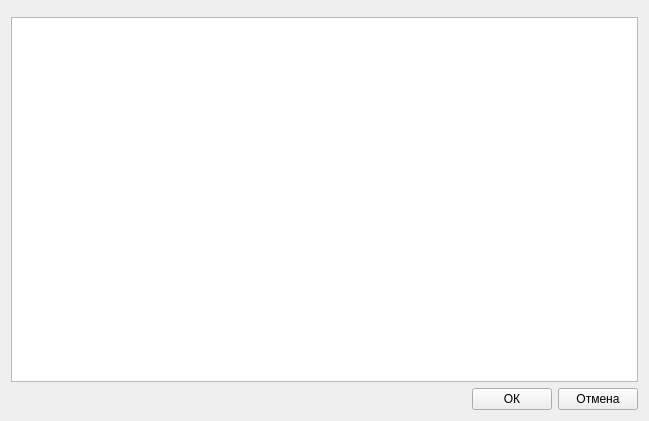
<?xml version="1.0" encoding="UTF-8"?>
<ui version="4.0">
 <class>SymptomPickerDialog</class>
 <widget class="QDialog" name="SymptomPickerDialog">
  <property name="geometry">
   <rect>
    <x>0</x>
    <y>0</y>
    <width>649</width>
    <height>421</height>
   </rect>
  </property>
  <property name="windowTitle">
   <string>Выбор симптома</string>
  </property>
  <layout class="QVBoxLayout" name="verticalLayout">
   <item>
    <widget class="SearchWidget" name="m_searchWidget" native="true"/>
   </item>
   <item>
    <widget class="QStackedWidget" name="m_stackedWidget">
     <property name="currentIndex">
      <number>0</number>
     </property>
     <widget class="QWidget" name="page">
      <layout class="QVBoxLayout" name="verticalLayout_2">
       <property name="margin">
        <number>0</number>
       </property>
       <item>
        <widget class="QTreeWidget" name="m_treeWidget">
         <property name="selectionMode">
          <enum>QAbstractItemView::ExtendedSelection</enum>
         </property>
         <property name="uniformRowHeights">
          <bool>true</bool>
         </property>
         <property name="animated">
          <bool>true</bool>
         </property>
         <attribute name="headerVisible">
          <bool>false</bool>
         </attribute>
         <column>
          <property name="text">
           <string notr="true">1</string>
          </property>
         </column>
        </widget>
       </item>
      </layout>
     </widget>
     <widget class="QWidget" name="page_2">
      <layout class="QVBoxLayout" name="verticalLayout_3">
       <property name="margin">
        <number>0</number>
       </property>
       <item>
        <widget class="QTableView" name="m_tableView">
         <property name="selectionBehavior">
          <enum>QAbstractItemView::SelectRows</enum>
         </property>
         <attribute name="horizontalHeaderVisible">
          <bool>false</bool>
         </attribute>
         <attribute name="verticalHeaderVisible">
          <bool>false</bool>
         </attribute>
        </widget>
       </item>
      </layout>
     </widget>
    </widget>
   </item>
   <item>
    <layout class="QHBoxLayout" name="horizontalLayout">
     <item>
      <spacer name="horizontalSpacer">
       <property name="orientation">
        <enum>Qt::Horizontal</enum>
       </property>
       <property name="sizeHint" stdset="0">
        <size>
         <width>40</width>
         <height>20</height>
        </size>
       </property>
      </spacer>
     </item>
     <item>
      <widget class="QPushButton" name="m_ok">
       <property name="text">
        <string>ОК</string>
       </property>
       <property name="autoDefault">
        <bool>false</bool>
       </property>
      </widget>
     </item>
     <item>
      <widget class="QPushButton" name="m_cancel">
       <property name="text">
        <string>Отмена</string>
       </property>
       <property name="autoDefault">
        <bool>false</bool>
       </property>
      </widget>
     </item>
    </layout>
   </item>
  </layout>
 </widget>
 <customwidgets>
  <customwidget>
   <class>SearchWidget</class>
   <extends>QWidget</extends>
   <header>../components/searchwidget.h</header>
   <container>1</container>
  </customwidget>
 </customwidgets>
 <resources/>
 <connections/>
</ui>
